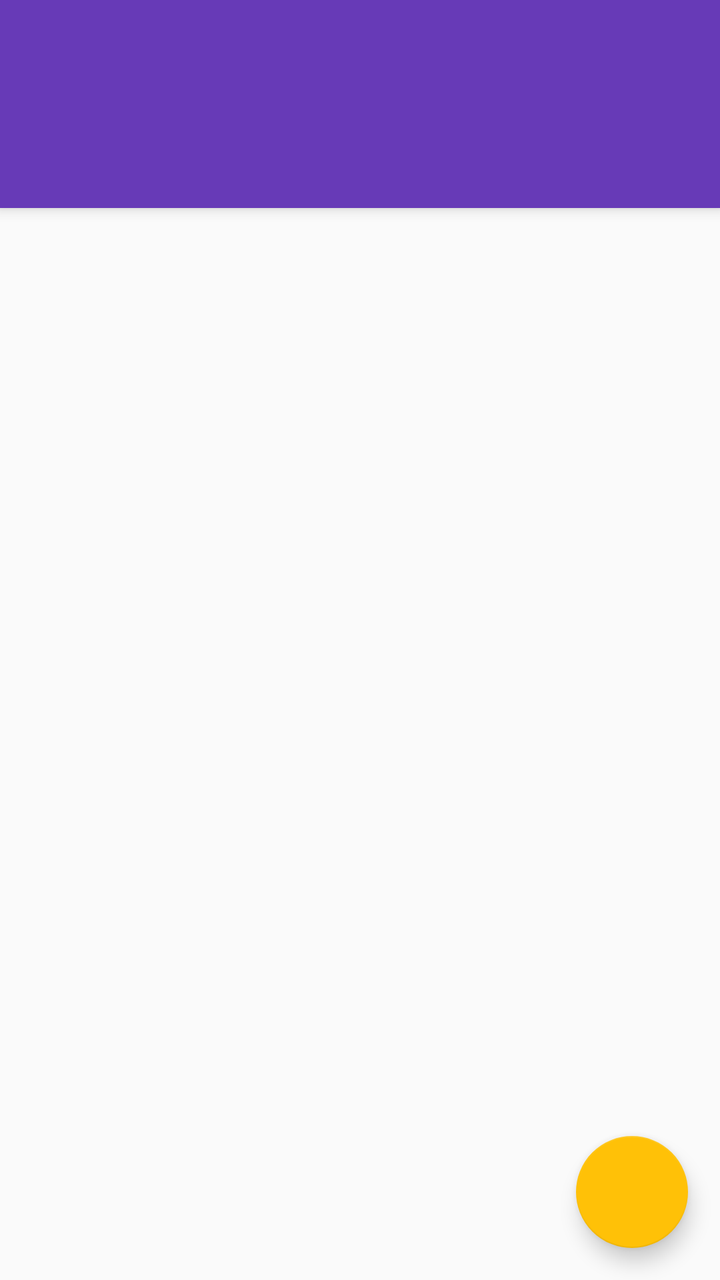
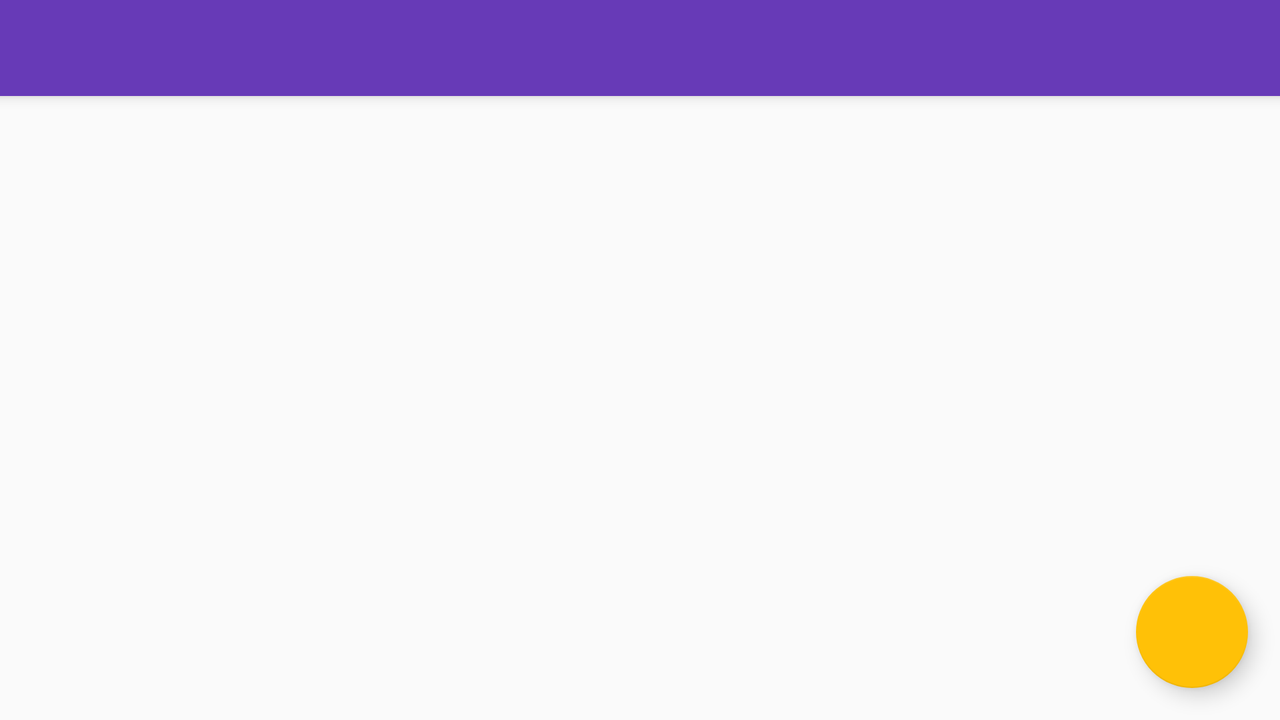

Two renders of one Android screen. The first uses the default layout on a phone; the second uses the alternative layout the repository ships for a different screen configuration, on a matching device. The two XML files are below.
<!-- AndroidManifest.xml: application theme AppTheme -->
<!-- res/layout/activity_main.xml -->
<FrameLayout
    xmlns:android="http://schemas.android.com/apk/res/android"
    xmlns:app="http://schemas.android.com/apk/res-auto"
    xmlns:tools="http://schemas.android.com/tools"
    android:layout_width="match_parent"
    android:layout_height="match_parent"
    tools:context=".MainActivity">

    <android.support.design.widget.CoordinatorLayout
        android:layout_width="match_parent"
        android:layout_height="match_parent">

        <android.support.design.widget.AppBarLayout
            android:id="@+id/appbar"
            android:layout_width="match_parent"
            android:layout_height="wrap_content"
            android:theme="@style/ThemeOverlay.AppCompat.Dark.ActionBar">
            <android.support.v7.widget.Toolbar
                android:layout_width="match_parent"
                android:layout_height="wrap_content"
                android:paddingLeft="0dp"
                android:paddingRight="0dp"
                app:theme="@style/ThemeOverlay.AppCompat.Dark.ActionBar"
                android:id="@+id/toolbar"
                android:elevation="0dp">
            </android.support.v7.widget.Toolbar>
            <android.support.design.widget.TabLayout
                android:layout_width="match_parent"
                android:layout_height="wrap_content"
                android:id="@+id/tabLayout"
                android:elevation="@dimen/appbar_elevation"
                />
        </android.support.design.widget.AppBarLayout>

        <android.support.v4.view.ViewPager
            android:layout_width="match_parent"
            android:layout_height="match_parent"
            android:id="@+id/viewPager"
            app:layout_behavior="@string/appbar_scrolling_view_behavior">

        </android.support.v4.view.ViewPager>

        


        <android.support.design.widget.FloatingActionButton
            android:layout_width="wrap_content"
            android:layout_height="wrap_content"
            android:layout_gravity="end|bottom"
            android:layout_margin="16dp"
            android:id="@+id/fab_new_prediction"
            android:src="@drawable/ic_add_white_24dp"
            />
    </android.support.design.widget.CoordinatorLayout>

</FrameLayout>
<!-- resources referenced by this layout -->
<resources>
  <style name="AppTheme" parent="@style/Theme.AppCompat.Light.NoActionBar">
          <item name="colorPrimary">@color/primary</item>
          <item name="colorPrimaryDark">@color/primary_dark</item>
          <item name="colorAccent">@color/accent</item>
          <item name="toolbarStyle">@style/AppTheme.Toolbar</item>
      </style>
  <color name="primary">#673AB7</color>
  <color name="primary_dark">#512DA8</color>
  <color name="accent">#FFC107</color>
  <style name="AppTheme.Toolbar" parent="@style/Widget.AppCompat.Toolbar">
          <item name="android:background">?attr/colorPrimary</item>
          <item name="popupTheme">@style/Theme.AppCompat.Light</item>
      </style>
</resources>
<!-- res/layout-land/activity_main.xml (the author's variant of the layout above) -->
<!-- drawn on the phone turned sideways -->
<FrameLayout
    xmlns:android="http://schemas.android.com/apk/res/android"
    xmlns:app="http://schemas.android.com/apk/res-auto"
    xmlns:tools="http://schemas.android.com/tools"
    android:layout_width="match_parent"
    android:layout_height="match_parent"
    tools:context=".MainActivity">

    <android.support.design.widget.CoordinatorLayout
        android:layout_width="match_parent"
        android:layout_height="match_parent">

        <android.support.design.widget.AppBarLayout
            android:id="@+id/appbar"
            android:layout_width="match_parent"
            android:layout_height="wrap_content"
            android:theme="@style/ThemeOverlay.AppCompat.Dark.ActionBar">
            <android.support.v7.widget.Toolbar
                android:layout_width="match_parent"
                android:layout_height="wrap_content"
                android:paddingLeft="0dp"
                android:paddingRight="0dp"
                app:theme="@style/ThemeOverlay.AppCompat.Dark.ActionBar"
                android:id="@+id/toolbar"
                android:elevation="@dimen/appbar_elevation">

                <android.support.design.widget.TabLayout
                    android:layout_width="wrap_content"
                    android:layout_height="wrap_content"
                    android:layout_marginLeft="32dp"
                    android:layout_marginStart="32dp"
                    android:id="@+id/tabLayout"
                    />
            </android.support.v7.widget.Toolbar>
        </android.support.design.widget.AppBarLayout>

        <android.support.v4.view.ViewPager
            android:layout_width="match_parent"
            android:layout_height="match_parent"
            android:id="@+id/viewPager"
            app:layout_behavior="@string/appbar_scrolling_view_behavior">

        </android.support.v4.view.ViewPager>

        


        <android.support.design.widget.FloatingActionButton
            android:layout_width="wrap_content"
            android:layout_height="wrap_content"
            android:layout_gravity="end|bottom"
            android:layout_margin="16dp"
            android:id="@+id/fab_new_prediction"
            android:src="@drawable/ic_add_white_24dp"
            />
    </android.support.design.widget.CoordinatorLayout>

</FrameLayout>
